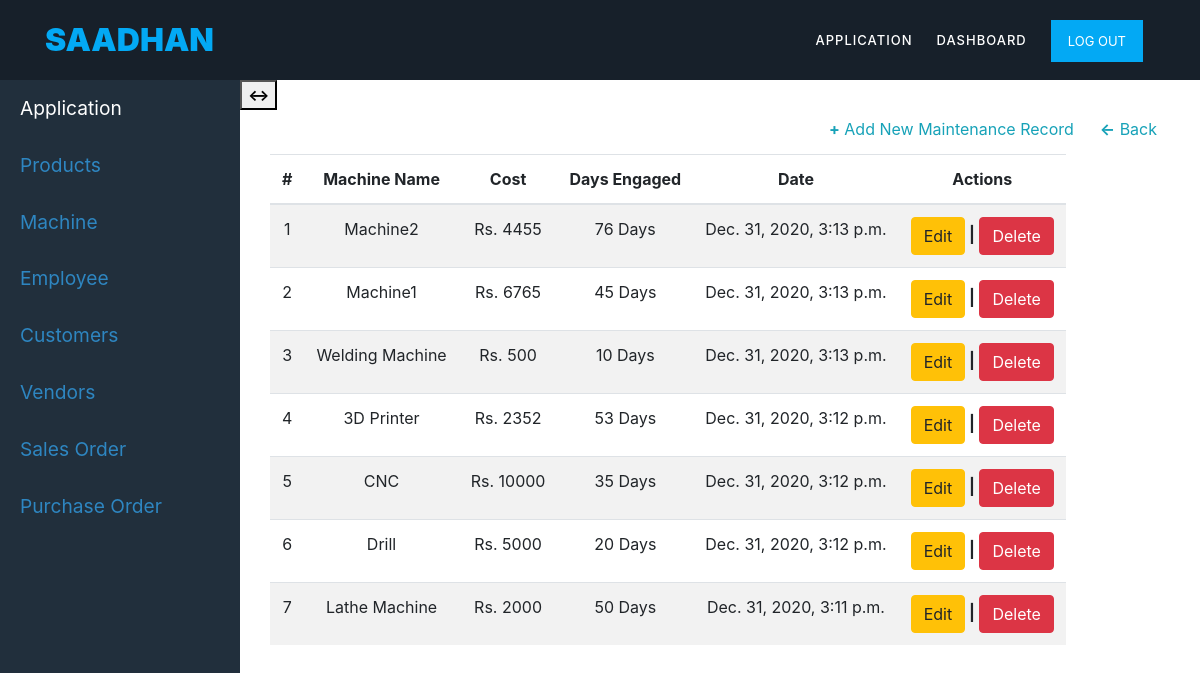
The app's page /machines/maintenance/1 (signed in) with its own data.
### mainapp/models.py (models this page shows, shortened)
class maintenance_cost(models.Model):
	firm = models.ForeignKey(user_firm,blank=True,on_delete=models.CASCADE)
	machine=models.ForeignKey(machines,null=False, on_delete=models.CASCADE)
	cost=models.IntegerField()
	days_engaged=models.IntegerField()
	date=models.DateTimeField(auto_now_add=True, null=True)

class machines(models.Model):
	firm = models.ForeignKey(user_firm,blank=True,on_delete=models.CASCADE)
	machine_name=models.CharField(max_length=50)
	machine_count=models.IntegerField()
	operator=models.ForeignKey(employee,null=True,on_delete=models.SET_NULL,blank=True)
	def __str__(self):
		return self.machine_name

### mainapp/views.py (the view)
# urls.py: path('machines/maintenance/<user_id>', MaintenanceListView.as_view(), name='maintenance-list'),
class MaintenanceListView(LoginRequiredMixin, ListView):
	model = maintenance_cost
	template_name = 'mainapp/maintenance_list.html'
	context_object_name = 'item'
	def get_context_data(self, **kwargs):
		context = super().get_context_data(**kwargs)
		context['title'] = 'Maintenance'
		return context
	def get_queryset(self, *args, **kwargs):
		user = get_object_or_404(User, id=self.kwargs['user_id'])
		firm = user_firm.objects.get(user = user)
		return maintenance_cost.objects.filter(firm=firm).order_by('-date')

### mainapp/templates/mainapp/maintenance_list.html
{% extends 'mainapp/application.html' %}
{% block application_content %}
{% load crispy_forms_tags %}
<div class="container">
	<div class="row">
    <div class="col-12 col-md-offset-12 custyle">
    <table class="table table-striped table-responsive">
    <thead>
    <a href="{% url 'machine-list' user.id %}" class="btn text-info btn-xs pull-right"><b><-</b> Back</a>
    <a href="{% url 'maintenance-create' user.id %}" class="btn text-info btn-xs pull-right"><b>+</b> Add New Maintenance Record</a>
    <legend>Maintenance Records ({{item|length}})</legend>
    <tr>
            <th class="text-center">#</th>
            <th class="text-center">Machine Name</th>
            <th class="text-center">Cost</th>
            <th class="text-center">Days Engaged</th>
            <th class="text-center">Date</th>
            <th class="text-center">Actions</th>
        </tr>
    </thead>
    		{% for item in item %}
    		<tr>
    			<td class="text-center">{{forloop.counter}}</td>
    			<td class="text-center">{{item.machine}}</td>
                <td class="text-center">Rs. {{item.cost}} </td>
                <td class="text-center">{{item.days_engaged}} Days</td>
                <td class="text-center">{{item.date}}</td>
    			<td class="text-center">
                    <a href="{% url 'maintenance-edit' item.id %}" class="btn btn-warning">Edit</a><b> |</b>
                    <a href="{% url 'maintenance-delete' item.id %}" class="btn btn-danger">Delete</a>
                </td>
    		</tr>
    		{% endfor %}
    </table>
    </div>
</div>
</div>
{% endblock %}

### mainapp/static/css/custom.css (style rules this page uses)
.body_design { background-color: #fff; }
html, body, div, span, applet, object, iframe, h1, h2, h3, h4, h5, h6, p, blockquote, div pre, a, abbr, acronym, address, big, cite, code, del, dfn, em, font, img, ins, kbd, q, s, samp, small, strike, strong, sub, sup, tt, var, b, u, i, center, dl, dt, dd, ol, ul, li, figure, header, nav, section, article, aside, footer, figcaption { margin: 0; padding: 0; border: 0; outline: 0; }
* { box-sizing: border-box; }
html, body { font-family: 'Poppins', sans-serif; font-weight: 400; background-color: #fff; font-size: 16px; -ms-text-size-adjust: 100%; -webkit-font-smoothing: antialiased; -moz-osx-font-smoothing: grayscale; }
a { text-decoration: none !important; }
html, body { background: #fff; font-family: 'Poppins', sans-serif; }

### records on screen
maintenance_cost: machine "Machine2", cost "4455", days_engaged "76", date "Dec. 31, 2020, 3:13 p.m."
maintenance_cost: machine "Machine1", cost "6765", days_engaged "45", date "Dec. 31, 2020, 3:13 p.m."
maintenance_cost: machine "Welding Machine", cost "500", days_engaged "10", date "Dec. 31, 2020, 3:13 p.m."
maintenance_cost: machine "3D Printer", cost "2352", days_engaged "53", date "Dec. 31, 2020, 3:12 p.m."
maintenance_cost: machine "CNC", cost "10000", days_engaged "35", date "Dec. 31, 2020, 3:12 p.m."
maintenance_cost: machine "Drill", cost "5000", days_engaged "20", date "Dec. 31, 2020, 3:12 p.m."
maintenance_cost: machine "Lathe Machine", cost "2000", days_engaged "50", date "Dec. 31, 2020, 3:11 p.m."
